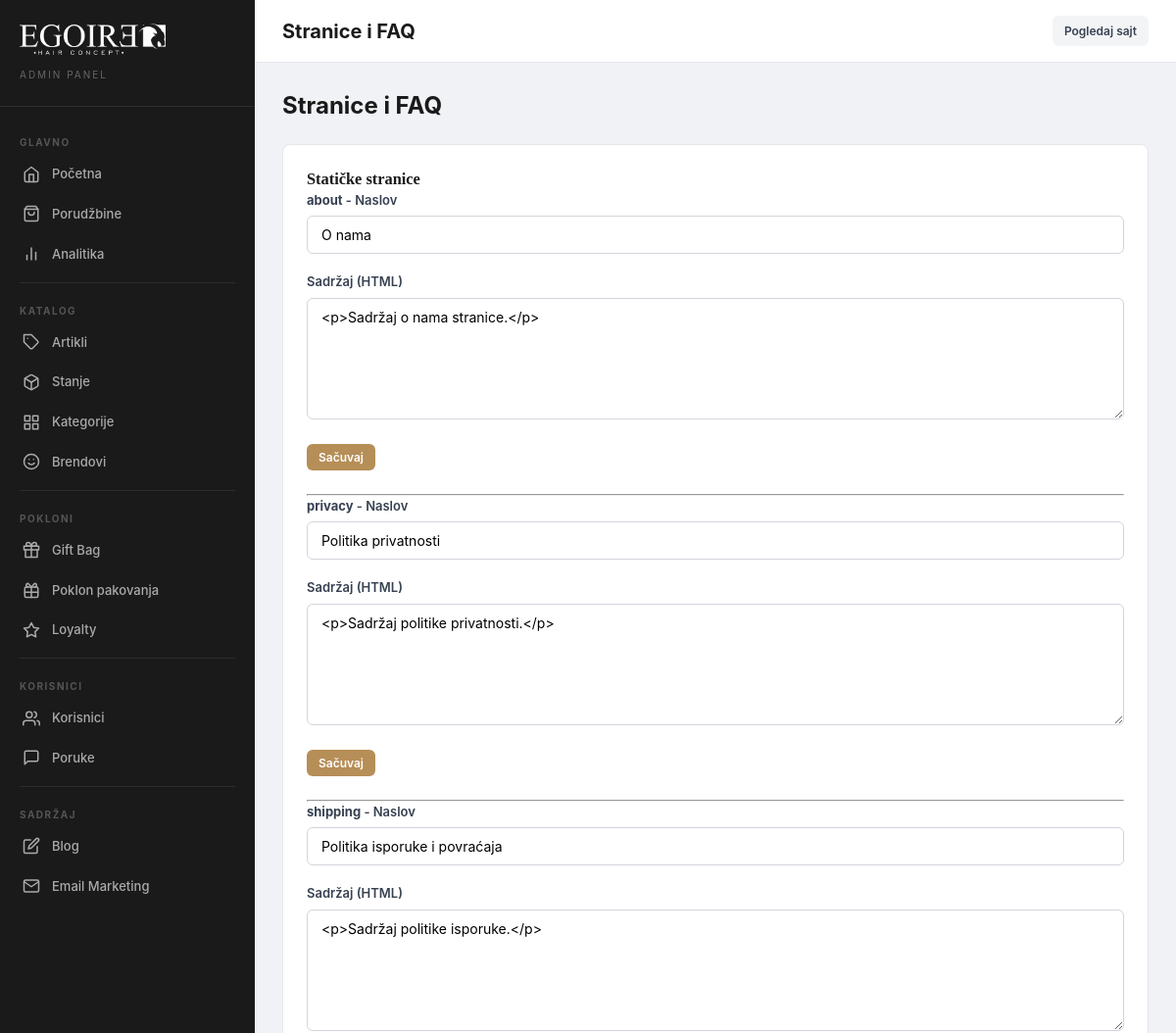
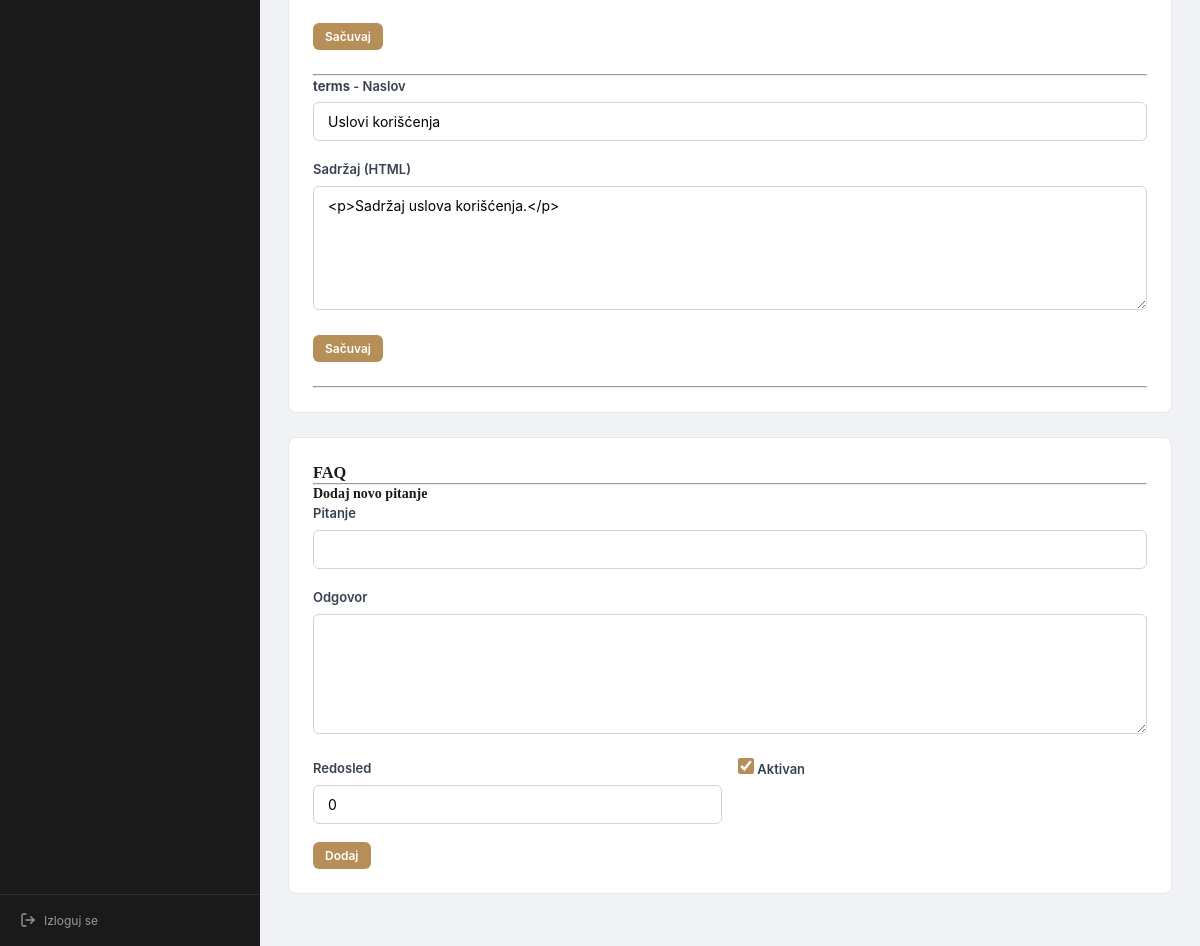
The app's page /admin/pages (signed in) with its own data (2 pictures, top to bottom).
### tables this page shows
CREATE TABLE `pages` (
    `id`         INT UNSIGNED AUTO_INCREMENT PRIMARY KEY,
    `slug`       VARCHAR(100) NOT NULL,
    `title`      VARCHAR(255) NOT NULL,
    `body`       TEXT NOT NULL,
    `status`     ENUM('active','inactive') NOT NULL DEFAULT 'active',
    `created_at` DATETIME NOT NULL DEFAULT CURRENT_TIMESTAMP,
    `updated_at` DATETIME NOT NULL DEFAULT CURRENT_TIMESTAMP ON UPDATE CURRENT_TIMESTAMP,

    UNIQUE KEY `uk_pages_slug` (`slug`)
);

### src/libs/helpers.php (called while the page is built, shortened)
<?php
function asset(string $path): string
{
    $fullPath = __DIR__ . '/../../public' . $path;
    $version = file_exists($fullPath) ? filemtime($fullPath) : time();
    return $path . '?v=' . $version;
}

### src/views/admin/pages.php (the view, shortened to what this page needs)
<?php
$title = 'Stranice i FAQ';
$db = db();
$pages = $db->query("SELECT * FROM pages ORDER BY slug")->fetchAll(PDO::FETCH_ASSOC);
require __DIR__ . '/../layout/admin-header.php';
?>
<div class="page-header">
    <h1>Stranice i FAQ</h1>
</div>
<div class="card mb-4">
    <h3>Statičke stranice</h3>
    <?php foreach ($pages as $p): ?>
    <form method="POST" class="page-edit-form mb-4">
        <div class="form-group">
            <label><strong><?= htmlspecialchars($p['slug']) ?></strong> - Naslov</label>
            <input type="text" name="page_title" class="form-control" value="<?= htmlspecialchars($p['title']) ?>">
        </div>
        <div class="form-group">
            <label>Sadržaj (HTML)</label>
            <textarea name="page_content" rows="6" class="form-control"><?= htmlspecialchars($p['body'] ?? '') ?></textarea>
        </div>
        <button type="submit" class="btn btn-primary btn-sm">Sačuvaj</button>
    </form>
    <hr>
    <?php endforeach; ?>
</div>
<div class="card">
    <h3>FAQ</h3>
    <hr>
    <h4>Dodaj novo pitanje</h4>
    <form method="POST">
        <div class="form-group">
            <label>Pitanje</label>
            <input type="text" name="question" class="form-control" required>
        </div>
        <div class="form-group">
            <label>Odgovor</label>
            <textarea name="answer" rows="3" class="form-control" required></textarea>
        </div>
        <div class="form-row">
            <div class="form-group">
                <label>Redosled</label>
                <input type="number" name="sort_order" class="form-control" value="0">
            </div>
            <div class="form-group">
                <label class="checkbox-label"><input type="checkbox" name="faq_active" value="1" checked> Aktivan</label>
            </div>
        </div>
        <button type="submit" class="btn btn-primary btn-sm">Dodaj</button>
    </form>
</div>
<?php require __DIR__ . '/../layout/admin-footer.php'; ?>

### public/index.php (shortened to what this page needs)
<?php
$path = trim(parse_url($_SERVER['REQUEST_URI'] ?? '/', PHP_URL_PATH), '/');
$route = $routes[$path] ?? null;
if ($route) {
    [$viewFile, $auth] = $route;
    $viewPath = __DIR__ . '/../src/views/' . $viewFile . '.php';
    if (file_exists($viewPath)) {
        require $viewPath;
    } else {
        http_response_code(404);
        require __DIR__ . '/../src/views/pages/404.php';
    }
}

### src/views/layout/admin-header.php (shortened to what this page needs)
<!DOCTYPE html>
<html lang="en">
<head>
    <link rel="stylesheet" href="<?= asset('/css/admin.css') ?>">
    <link rel="stylesheet" href="<?= asset('/css/admin-responsive.css') ?>">
    <link href="https://api.fontshare.com/v2/css?f[]=satoshi@400,500,700&display=swap" rel="stylesheet">
</head>
<body class="admin-body">
<div class="admin-wrapper">
    <aside class="admin-sidebar">
        <div class="admin-sidebar-header">
            <a href="/admin/dashboard" class="admin-logo">
                <img src="/images/logos/egoire-logo.png" alt="Egoire" style="max-height:32px;filter:brightness(0) invert(1);">
            </a>
            <div class="admin-logo-sub">Admin Panel</div>
        </div>
        <nav class="admin-nav">
            <div class="nav-label">Glavno</div>
            <a href="/admin/dashboard">
                <svg viewBox="0 0 24 24"><path d="M3 9l9-7 9 7v11a2 2 0 0 1-2 2H5a2 2 0 0 1-2-2z"/><polyline points="9 22 9 12 15 12 15 22"/></svg>
                Početna
            </a>
            <a href="/admin/orders">
                <svg viewBox="0 0 24 24"><path d="M6 2L3 6v14a2 2 0 002 2h14a2 2 0 002-2V6l-3-4z"/><line x1="3" y1="6" x2="21" y2="6"/><path d="M16 10a4 4 0 01-8 0"/></svg>
                Porudžbine
            </a>
            <a href="/admin/analytics">
                <svg viewBox="0 0 24 24"><line x1="18" y1="20" x2="18" y2="10"/><line x1="12" y1="20" x2="12" y2="4"/><line x1="6" y1="20" x2="6" y2="14"/></svg>
                Analitika
            </a>
            <div class="nav-divider"></div>
            <div class="nav-label">Katalog</div>
            <a href="/admin/products">
                <svg viewBox="0 0 24 24"><path d="M20.59 13.41l-7.17 7.17a2 2 0 01-2.83 0L2 12V2h10l8.59 8.59a2 2 0 010 2.82z"/><line x1="7" y1="7" x2="7.01" y2="7"/></svg>
                Artikli
            </a>
            <a href="/admin/inventory">
                <svg viewBox="0 0 24 24"><path d="M21 16V8a2 2 0 00-1-1.73l-7-4a2 2 0 00-2 0l-7 4A2 2 0 003 8v8a2 2 0 001 1.73l7 4a2 2 0 002 0l7-4A2 2 0 0021 16z"/><polyline points="3.27 6.96 12 12.01 20.73 6.96"/><line x1="12" y1="22.08" x2="12" y2="12"/></svg>
                Stanje
            </a>
            <a href="/admin/categories">
                <svg viewBox="0 0 24 24"><rect x="3" y="3" width="7" height="7"/><rect x="14" y="3" width="7" height="7"/><rect x="14" y="14" width="7" height="7"/><rect x="3" y="14" width="7" height="7"/></svg>
                Kategorije
            </a>
            <a href="/admin/brands">
                <svg viewBox="0 0 24 24"><circle cx="12" cy="12" r="10"/><path d="M8 14s1.5 2 4 2 4-2 4-2"/><line x1="9" y1="9" x2="9.01" y2="9"/><line x1="15" y1="9" x2="15.01" y2="9"/></svg>
                Brendovi
            </a>
            <div class="nav-divider"></div>
            <div class="nav-label">Pokloni</div>
            <a href="/admin/gift-bag">
                <svg viewBox="0 0 24 24"><polyline points="20 12 20 22 4 22 4 12"/><rect x="2" y="7" width="20" height="5"/><line x1="12" y1="22" x2="12" y2="7"/><path d="M12 7H7.5a2.5 2.5 0 010-5C11 2 12 7 12 7z"/><path d="M12 7h4.5a2.5 2.5 0 000-5C13 2 12 7 12 7z"/></svg>
                Gift Bag
            </a>
            <a href="/admin/gift-wrapping">
                <svg viewBox="0 0 24 24"><rect x="3" y="8" width="18" height="14" rx="2"/><path d="M12 8v14"/><path d="M3 15h18"/><path d="M7.5 8a2.5 2.5 0 010-5L12 8"/><path d="M16.5 8a2.5 2.5 0 000-5L12 8"/></svg>
                Poklon pakovanja
            </a>
            <a href="/admin/loyalty">
                <svg viewBox="0 0 24 24"><path d="M12 2l3.09 6.26L22 9.27l-5 4.87 1.18 6.88L12 17.77l-6.18 3.25L7 14.14 2 9.27l6.91-1.01z"/></svg>
                Loyalty
            </a>
            <div class="nav-divider"></div>
            <div class="nav-label">Korisnici</div>
            <a href="/admin/users">
                <svg viewBox="0 0 24 24"><path d="M17 21v-2a4 4 0 00-4-4H5a4 4 0 00-4 4v2"/><circle cx="9" cy="7" r="4"/><path d="M23 21v-2a4 4 0 00-3-3.87"/><path d="M16 3.13a4 4 0 010 7.75"/></svg>
                Korisnici
            </a>
            <a href="/admin/contacts">
                <svg viewBox="0 0 24 24"><path d="M21 15a2 2 0 01-2 2H7l-4 4V5a2 2 0 012-2h14a2 2 0 012 2z"/></svg>
                Poruke
            </a>
            <div class="nav-divider"></div>
            <div class="nav-label">Sadržaj</div>
            <a href="/admin/blog">
                <svg viewBox="0 0 24 24"><path d="M11 4H4a2 2 0 00-2 2v14a2 2 0 002 2h14a2 2 0 002-2v-7"/><path d="M18.5 2.5a2.121 2.121 0 013 3L12 15l-4 1 1-4 9.5-9.5z"/></svg>
                Blog
            </a>
            <a href="/admin/marketing">
                <svg viewBox="0 0 24 24"><path d="M4 4h16c1.1 0 2 .9 2 2v12c0 1.1-.9 2-2 2H4c-1.1 0-2-.9-2-2V6c0-1.1.9-2 2-2z"/><polyline points="22,6 12,13 2,6"/></svg>
                Email Marketing
            </a>
        </nav>
        <div class="admin-sidebar-footer">
            <a href="/admin/logout">
                <svg viewBox="0 0 24 24" width="16" height="16" fill="none" stroke="currentColor" stroke-width="2" stroke-linecap="round" stroke-linejoin="round"><path d="M9 21H5a2 2 0 01-2-2V5a2 2 0 012-2h4"/><polyline points="16 17 21 12 16 7"/><line x1="21" y1="12" x2="9" y2="12"/></svg>
                Izloguj se
            </a>
        </div>
    </aside>
    <div class="admin-main">
        <div class="admin-topbar">
            <div style="display:flex;align-items:center;gap:12px;">
                <h1><?= htmlspecialchars($title ?? 'Admin') ?></h1>
            </div>
            <div class="admin-topbar-actions">
                <a href="/" target="_blank" class="btn btn-sm btn-secondary">Pogledaj sajt</a>
            </div>
        </div>
        <div class="admin-content">

### src/views/layout/admin-footer.php (shortened to what this page needs)
        </div>
    </div>
</div>
</body>
</html>

### public/css/admin.css (style rules this page uses)
*, *::before, *::after { box-sizing: border-box; margin: 0; padding: 0; }
body.admin-body { font-family: 'Inter', sans-serif; font-size: 14px; line-height: 1.6; color: #1a1a1a; background: #f0f2f5; -webkit-font-smoothing: antialiased; }
img { max-width: 100%; height: auto; }
a { color: #b68e57; text-decoration: none; transition: color .2s; }
button, input, select, textarea { font-family: inherit; font-size: inherit; border: none; outline: none; }
button { cursor: pointer; }
h1, h2, h3, h4, h5, h6 { font-family: 'Playfair Display', serif; font-weight: 700; line-height: 1.3; }
.admin-wrapper { display: flex; min-height: 100vh; }
.admin-sidebar { width: 260px; background: #1a1a1a; color: #fff; display: flex; flex-direction: column; position: fixed; top: 0; left: 0; bottom: 0; z-index: 100; transition: transform .3s; overflow-y: auto; }
.admin-sidebar-header { padding: 24px 20px; border-bottom: 1px solid #2d2d2d; }
.admin-logo { font-family: 'Playfair Display', serif; font-size: 22px; font-weight: 700; color: #fff; letter-spacing: 2px; text-transform: uppercase; }
.admin-logo-sub { font-size: 10px; text-transform: uppercase; letter-spacing: 2px; color: #666; margin-top: 2px; }
.admin-nav { flex: 1; padding: 16px 0; }
.admin-nav a { display: flex; align-items: center; gap: 12px; padding: 10px 20px; color: #aaa; font-size: 13px; font-weight: 500; transition: all .2s; border-left: 3px solid transparent; }
.admin-nav a svg { width: 18px; height: 18px; flex-shrink: 0; stroke: currentColor; fill: none; stroke-width: 2; stroke-linecap: round; stroke-linejoin: round; }
.admin-nav .nav-divider { height: 1px; background: #2d2d2d; margin: 8px 20px; }
.admin-nav .nav-label { padding: 12px 20px 4px; font-size: 10px; font-weight: 700; text-transform: uppercase; letter-spacing: 1.5px; color: #555; }
.admin-sidebar-footer { padding: 16px 20px; border-top: 1px solid #2d2d2d; font-size: 12px; }
.admin-sidebar-footer a { color: #999; display: flex; align-items: center; gap: 8px; }
.admin-main { flex: 1; margin-left: 260px; min-height: 100vh; }
.admin-topbar { display: flex; align-items: center; justify-content: space-between; padding: 16px 28px; background: #fff; border-bottom: 1px solid #e5e7eb; position: sticky; top: 0; z-index: 50; }
.admin-topbar h1 { font-size: 20px; font-family: 'Inter', sans-serif; font-weight: 700; }
.admin-topbar-actions { display: flex; align-items: center; gap: 12px; }
.admin-content { padding: 28px; }
.card { background: #fff; border-radius: 8px; border: 1px solid #e5e7eb; padding: 24px; margin-bottom: 24px; }
.btn { display: inline-flex; align-items: center; justify-content: center; gap: 6px; padding: 10px 20px; font-size: 13px; font-weight: 600; border-radius: 6px; transition: all .2s; white-space: nowrap; cursor: pointer; border: none; }
.btn-primary { background: #b68e57; color: #fff; }
.btn-secondary { background: #f3f4f6; color: #374151; }
.btn-sm { padding: 6px 12px; font-size: 12px; }
.form-group { margin-bottom: 18px; }
.form-group label { display: block; font-size: 13px; font-weight: 600; color: #374151; margin-bottom: 6px; }
.form-control { width: 100%; padding: 10px 14px; border: 1px solid #d1d5db; border-radius: 6px; background: #fff; font-size: 14px; transition: border-color .2s, box-shadow .2s; }
textarea.form-control { resize: vertical; min-height: 120px; }
.form-row { display: grid; grid-template-columns: 1fr 1fr; gap: 16px; }
.page-header { display: flex; align-items: center; justify-content: space-between; margin-bottom: 24px; flex-wrap: wrap; gap: 12px; }
.page-header h1 { font-size: 24px; font-family: 'Inter', sans-serif; font-weight: 700; display: flex; align-items: center; gap: 10px; }
.checkbox-label { display: flex; align-items: center; gap: 8px; font-size: 14px; cursor: pointer; margin-bottom: 6px; }
.checkbox-label input[type="checkbox"], .checkbox-label input[type="radio"] { width: 16px; height: 16px; accent-color: #b68e57; cursor: pointer; }
.mb-4 { margin-bottom: 24px; }

### records on screen
pages: slug "about", page_title "O nama", page_content "<p>Sadržaj o nama stranice.</p>"
pages: slug "privacy", page_title "Politika privatnosti", page_content "<p>Sadržaj politike privatnosti.</p>"
pages: slug "shipping", page_title "Politika isporuke i povraćaja", page_content "<p>Sadržaj politike isporuke.</p>"
pages: slug "terms", page_title "Uslovi korišćenja", page_content "<p>Sadržaj uslova korišćenja.</p>"

### other values on screen
$title "Stranice i FAQ"
